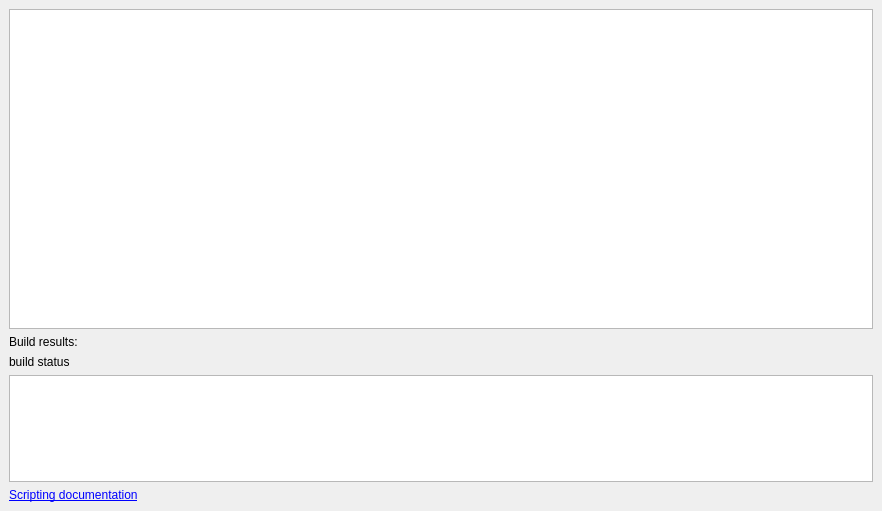
<?xml version="1.0" encoding="UTF-8"?>
<ui version="4.0">
 <class>ShaderEditorDialog</class>
 <widget class="QMainWindow" name="ShaderEditorDialog">
  <property name="geometry">
   <rect>
    <x>0</x>
    <y>0</y>
    <width>882</width>
    <height>511</height>
   </rect>
  </property>
  <property name="windowTitle">
   <string>Shader Editor</string>
  </property>
  <widget class="QWidget" name="centralwidget">
   <layout class="QVBoxLayout" name="verticalLayout">
    <item>
     <widget class="QTextEdit" name="shaderEdit">
      <property name="sizePolicy">
       <sizepolicy hsizetype="Expanding" vsizetype="Expanding">
        <horstretch>0</horstretch>
        <verstretch>3</verstretch>
       </sizepolicy>
      </property>
      <property name="minimumSize">
       <size>
        <width>0</width>
        <height>100</height>
       </size>
      </property>
      <property name="font">
       <font>
        <family>Courier New</family>
        <pointsize>10</pointsize>
       </font>
      </property>
      <property name="lineWrapMode">
       <enum>QTextEdit::NoWrap</enum>
      </property>
     </widget>
    </item>
    <item>
     <widget class="QLabel" name="label">
      <property name="text">
       <string>Build results:</string>
      </property>
     </widget>
    </item>
    <item>
     <widget class="QLabel" name="buildStatusLabel">
      <property name="text">
       <string>build status</string>
      </property>
     </widget>
    </item>
    <item>
     <widget class="QTextEdit" name="outputTextEdit">
      <property name="sizePolicy">
       <sizepolicy hsizetype="Expanding" vsizetype="Expanding">
        <horstretch>0</horstretch>
        <verstretch>1</verstretch>
       </sizepolicy>
      </property>
      <property name="font">
       <font>
        <family>Courier New</family>
        <pointsize>10</pointsize>
       </font>
      </property>
      <property name="readOnly">
       <bool>true</bool>
      </property>
     </widget>
    </item>
    <item>
     <widget class="QLabel" name="label_2">
      <property name="text">
       <string>&lt;a href=&quot;https://substrata.info/about_scripting&quot;&gt;Scripting documentation&lt;/a&gt;</string>
      </property>
      <property name="textFormat">
       <enum>Qt::RichText</enum>
      </property>
      <property name="openExternalLinks">
       <bool>true</bool>
      </property>
     </widget>
    </item>
   </layout>
  </widget>
 </widget>
 <resources/>
 <connections/>
</ui>
